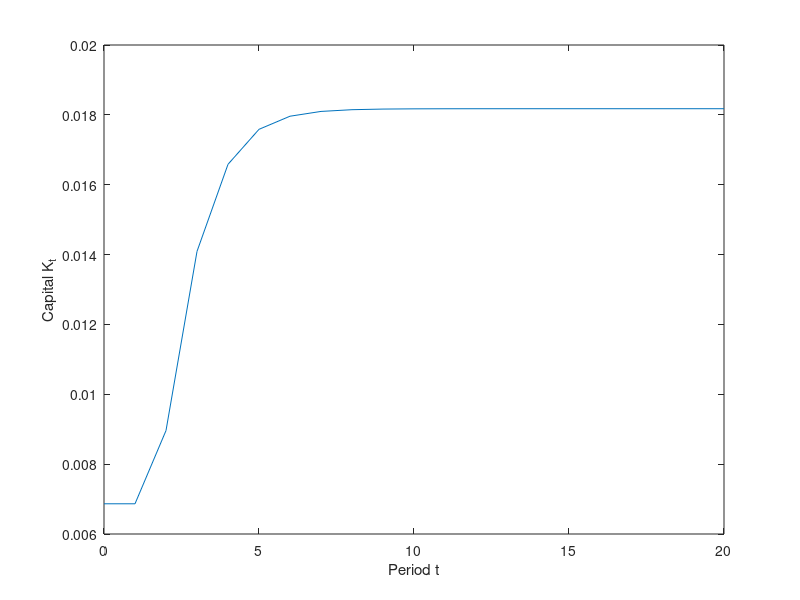
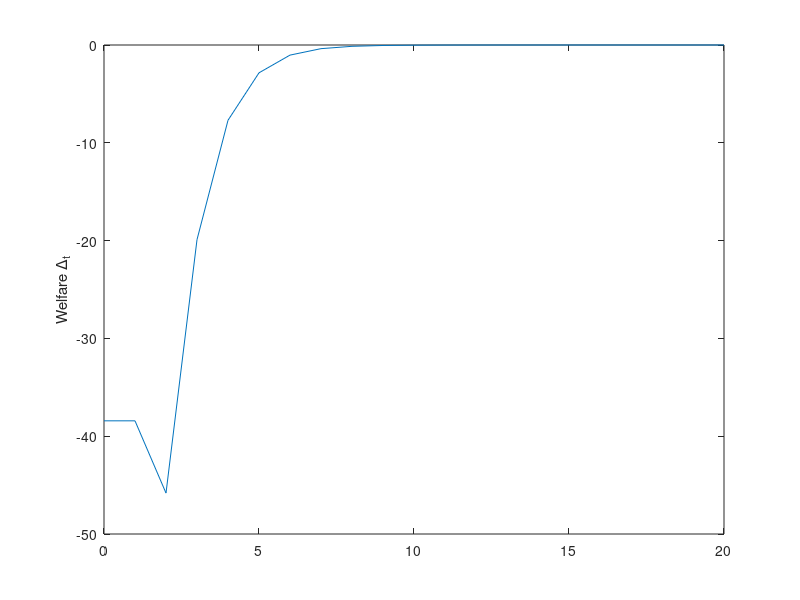

The MATLAB source for these figures, in order:
function Ch6_social_security1();
% 
%	Chapter 6.3.2 PAYG System
%   Author: Burkhard Heer
%   Last Change: June 5, 2019


clc;
close all;

%
% Step 1: Parameterization 
%

ls=0.3;			% labor supply
alpha=0.36;		% production elasticity of capital
beta0=0.40;		% discount factor 
n=0.1;			% population growth rate
nt=20;          % number of transition periods
% disutility parameters: see Example 2
nu0=257.15;
nu1=3.33;

%
% Step 2:   Computaion of the steady state for the
%           case 1: no pension
%
tau=0;

par.ls = ls;
par.alpha = alpha;
par.beta0 = beta0;
par.n = n;
par.nu0 = nu0
par.nu1 = nu1;
par.tau = tau;
par.nt = nt;

% compute a grid for the solution for various k
% eq. (6.19)
kmin=0.001;
kmax=5.0;
nk=1000;
k=linspace(kmin,kmax,nk);
yk=zeros(nk,1);

for i=1:1:nk
    par.i = i;
	yk(i)=ksteady(k(i),par);
	i
    yk(i)
end

clc;
yk = abs(yk);
% minimum of yk as starting value
[M, I] = min(yk)

kinitial = k(I);
kss = fsolve(@(x)ksteady(x,par),kinitial);

disp('ksteady(kss,par) ');
ksteady(kss,par)
kss
yss=kss^(alpha)*ls^(1-alpha)

c1ss=1/(1+beta0)*(wage(kss,ls,par)*ls+(n-interest(kss,ls,par))/(1+interest(kss,ls,par))*tau*wage(kss,ls,par)*ls);
c2ss=beta0*c1ss*(1+interest(kss,ls,par));
utilss=log(c1ss)+beta0*log(c2ss)-nu0*ls^(1+nu1)/(1+nu1)


%
% Step 3:   Computaion of the steady state for the
%           case 2: PAYG pension 
% 
tau=0.3;
par.tau = tau;

for i=1:1:nk
    par.i = i;
	yk(i)=ksteady(k(i),par);
	i
    yk(i)
end

clc;
yk = abs(yk);
% minimum of yk as starting value
[M, I] = min(yk)

kinitial = k(I);
kssd = fsolve(@(x)ksteady(x,par),kinitial);

pause;

disp('ksteady(kssd,par) ');
ksteady(kssd,par)
kssd
yssd=kssd^(alpha)*ls^(1-alpha)

c1ssd=1/(1+beta0)*(wage(kssd,ls,par)*ls+(n-interest(kssd,ls,par))/(1+interest(kssd,ls,par))*tau*wage(kssd,ls,par)*ls);
c2ssd=beta0*c1ssd*(1+interest(kssd,ls,par));
utilssd=log(c1ssd)+beta0*log(c2ssd)-nu0*ls^(1+nu1)/(1+nu1)
cec=exp( (utilssd-utilss)/(1+beta0) )-1
pause;

%
% Step 4:
% computation of the dynamics
%
kt=zeros(nt+1,1);
utilt=kt;
periods=linspace(0,nt,21);
kt(1)=kssd;
utilt(1)=utilssd;
cect=zeros(nt+1,1);
cect(1)=exp( (utilt(1)-utilss)/(1+beta0) )-1;


tau0=0.3;
par.tau0 = tau0;    % social security rate in period t
tau1=0.3;           % social security rate in period t+1
par.tau1 = tau1;
for i=1:1:nt
    if i==2 
        tau1=0; % first generation still has to pay contributions for pension of the old
                % but will not receive a pension itself
        par.tau1 = tau1;
    elseif i==3
        tau0=0;     % generation born in period t=2 (corresponding to i=3) is the first generation
                    % that does not pay social security contributions
        par.tau0=tau0;
    end	 
	k0=kt(i);
    par.k0 = k0;
    k1 = fsolve(@(x)kdyn(x,par),k0); 
	d0 = tau0*wage(k0,ls,par)*ls;   % social security contribution in period t=i-1
    d1 = tau1*wage(k1,ls,par)*ls;   % social security contribution in period t+1 = i
    
    c1 = 1/(1+beta0)* (wage(k0,ls,par)*ls -d0 + d1*(1+n)/(1+interest(k1,ls,par)));
	c2=beta0*c1*(1+interest(k1,ls,par));
	utilt(i+1)=log(c1)+beta0*log(c2)-nu0*ls^(1+nu1)/(1+nu1);
	cect(i+1)=exp( (utilt(i+1)-utilss)/(1+beta0) )-1;
    kt(i+1)=k1;
end

clc;


figure
plot(periods,kt);
xlabel('Period t');
ylabel('Capital K_t');
pause;

figure
plot(periods,cect*100);
ylabel('Welfare \Delta_t');

end

%%%%%%%%%%%%%%%%%%%%%%%%%%%%%%%%%%%%%%%%%%%%%%%%%%%%%%%%%%%%%%%%%%%%%%%%%%%
%% AUXILIARY FUNCTIONS
%%%%%%%%%%%%%%%%%%%%%%%%%%%%%%%%%%%%%%%%%%%%%%%%%%%%%%%%%%%%%%%%%%%%%%%%%%%



%% interest rate 
function [y] = interest(k,l,par)
    alpha = par.alpha;
	y=alpha*k^(alpha-1)*l^(1-alpha);
end

%% wage 
function [w] = wage(k,l,par)
    alpha = par.alpha;
	w=(1-alpha)*k^alpha*l^(-alpha);
end


% procedure that computes k_t+1 given k_t*/
% input: k1 - next period capital stock 
% output: the value of the equilibrium condition
function [y] =  kdyn(x,par)
    beta0 = par.beta0;
	n = par.n;
    ls = par.ls;
    tau0 = par.tau0;
    tau1 = par.tau1;
    k1 = x;
    k0 = par.k0;
	d0 = tau0*wage(k0,ls,par)*ls;
    d1 = tau1*wage(k1,ls,par)*ls;
    
	y=k1*(1+n)- (1-tau0)*wage(k0,ls,par)*ls*beta0/(1+beta0)+ 1/(1+beta0)*(1+n)/(1+interest(k1,ls,par)) * d1;
end

%% ksteady: eq. (6.19) 
function [y] = ksteady(k0,par)
    
    tau = par.tau;
    ls = par.ls;
    i = par.i;
    n = par.n;
    beta0 = par.beta0;
    
	d=tau*wage(k0,ls,par)*ls;
	y = k0*(1+n)- wage(k0,ls,par)*ls*beta0/(1+beta0)+1/(1+beta0)*(1+beta0+beta0*interest(k0,ls,par)+n)/(1+interest(k0,ls,par)) * d;	 
end

